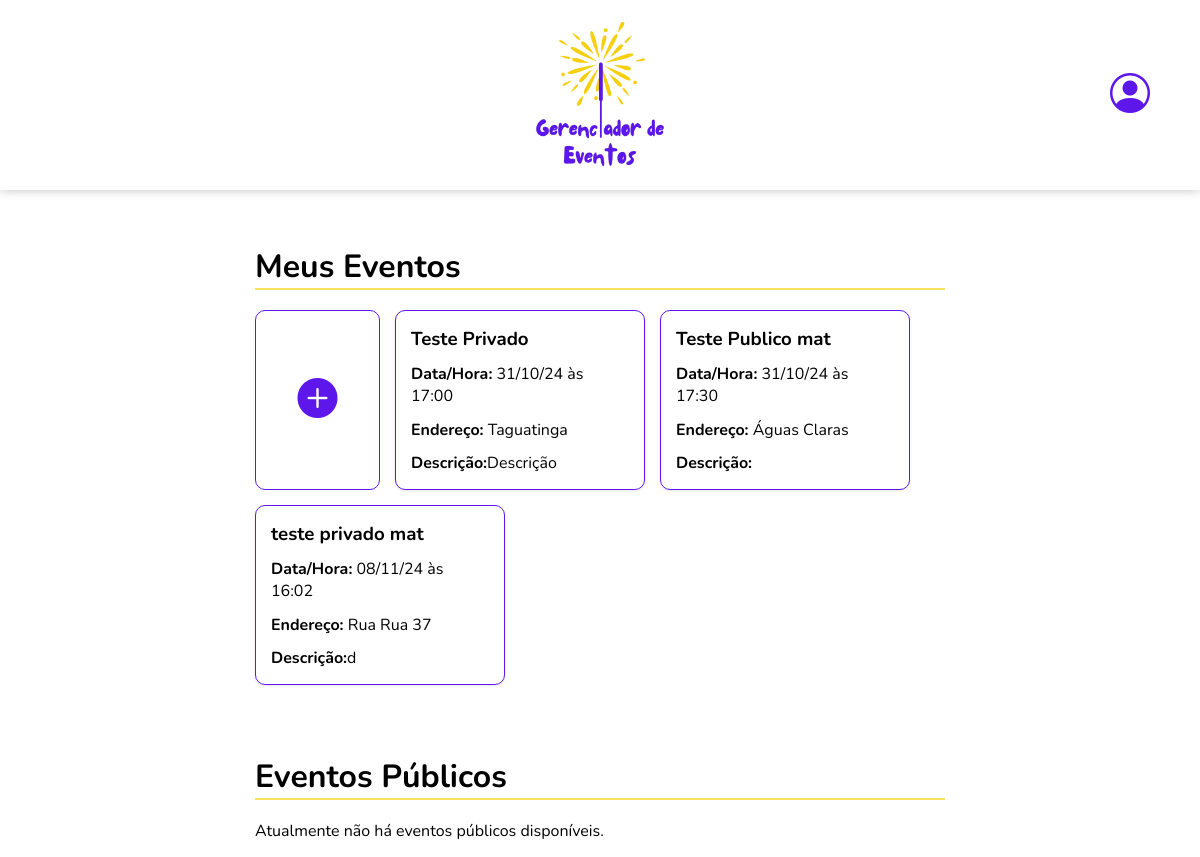
Screenshot of /usuarios/principal/ (signed in) with the database file from the repository.
### eventos/models.py (models this page shows)
class Evento(models.Model):
    nome = models.CharField(max_length=100)
    data_hora = models.DateTimeField()
    endereco = models.CharField(max_length=255)
    descricao = models.TextField(blank=True, null=True)
    limite_convidados = models.PositiveIntegerField()
    visibilidade = models.CharField(max_length=7, choices=[('publico', 'Público'), ('privado', 'Privado')])
    criador = models.ForeignKey(Usuario, on_delete=models.CASCADE)
    convidados = models.ManyToManyField(Usuario, related_name='eventos_inscritos', blank=True)

### usuarios/views.py (the view)
# urls.py: path('principal/', views.pagina_principal, name='pagina_principal'),
@login_required
def pagina_principal(request):
    eventos_usuario = Evento.objects.filter(
        Q(criador=request.user) | Q(convidados=request.user)
    ).distinct()
    eventos_publicos = Evento.objects.filter(visibilidade='publico').exclude(
        Q(convidados=request.user) | Q(criador=request.user)
    )
    context = {
        'eventos_usuario': eventos_usuario,  # Meus eventos (criados ou inscritos)
        'eventos_publicos': eventos_publicos,  # Eventos públicos (não inscritos)
    }
    return render(request, 'usuarios/pagina_principal.html', context)

### usuarios/templates/usuarios/pagina_principal.html (shortened to what this page needs)
<!DOCTYPE html>
<html lang="pt-br">
<head>
    <link rel="stylesheet" href="https://cdn.jsdelivr.net/npm/bootstrap-icons/font/bootstrap-icons.css">
    {% load static %}
    <link rel="stylesheet" href="{% static 'css/pagina_principal.css' %}">
</head>
<body>
    <header>
        <img src="{% static 'images/event-manager.png' %}" alt="Logo Gerenciador de Eventos">
        <a href="{% url 'perfil_usuario' %}" class="btn-perfil">
            <i class="bi bi-person-circle"></i>
        </a>
    </header>
    <div class="section">
        <h1>Meus Eventos</h1>
        <hr class="hr-eventos">
        <div class="meus-eventos">
            <a href="{% url 'criar_evento' %}" class="create-event-btn">
                <i class="bi bi-plus-circle-fill"></i>
            </a>
            {% for evento in eventos_usuario %}
                <a href="{% url 'detalhes_evento' evento.id %}" class="event-card-link">
                    <div class="event-card">
                        <h3>{{ evento.nome }}</h3>
                        <p><strong>Data/Hora:</strong> {{ evento.data_hora|date:"d/m/y \à\s H:i" }}</p>
                        <p><strong>Endereço:</strong> {{ evento.endereco }}</p>
                        <p class="descricao"><strong>Descrição:</strong> {{ evento.descricao }}</p>
                    </div>
                </a>
            {% endfor %}
        </div>
    </div>
    <div class="section eventos-publicos-section">
        <h1>Eventos Públicos</h1>
        <hr class="hr-eventos">
        <div class="eventos-publicos">
            {% if eventos_publicos %}
                {% for evento in eventos_publicos %}
                    <a href="{% url 'detalhes_evento' evento.id %}" class="event-card-link">
                        <div class="event-card">
                            <h3>{{ evento.nome }}</h3>
                            <p><strong>Criador:</strong> {{ evento.criador.username }}</p>
                            <p><strong>Data/Hora:</strong> {{ evento.data_hora|date:"d/m/y \à\s H:i" }}</p>
                            <p><strong>Endereço:</strong> {{ evento.endereco }}</p>
                            <p class="descricao"><strong>Descrição:</strong> {{ evento.descricao }}</p>
                        </div>
                    </a>
                {% endfor %}
            {% else %}
                <p>Atualmente não há eventos públicos disponíveis.</p>
            {% endif %}
        </div>
    </div>
</body>
</html>

### usuarios/static/css/pagina_principal.css (style rules this page uses)
* { margin: 0; padding: 0; box-sizing: border-box; }
body { font-family: 'Nunito', sans-serif; background-color: #ffffff; margin: 0; }
header { display: flex; justify-content: center; align-items: center; position: relative; padding: 20px; box-shadow: 0 0 10px rgba(0, 0, 0, 0.250); }
header img { display: block; width: 150px; margin: auto; }
.btn-perfil { position: absolute; right: 50px; color: #5E17EB; font-size: 24px; text-decoration: none; transition: 0.3s; }
i { font-size: 40px; }
.section { width: 60%; margin: auto; margin-top: 40px; padding: 15px; }
.hr-eventos { margin-bottom: 20px; border: 1px solid #f6d30ba9; }
.meus-eventos, .eventos-publicos { display: flex; flex-wrap: wrap; gap: 15px; }
.create-event-btn { display: flex; align-items: center; justify-content: center; width: 125px; height: 180px; color: #5E17EB; border: 1px solid #5E17EB; border-radius: 10px; transition: 0.3s; }
.create-event-btn i { font-size: 40px; }
.event-card-link { text-decoration: none; color: black; transition: 0.3s; }
.meus-eventos .event-card, .eventos-publicos .event-card { width: 250px; height: 180px; padding: 15px; box-shadow: 0 1px 3px rgba(0, 0, 0, 0.1); border: 1px solid #5E17EB; border-radius: 10px; display: flex; flex-direction: column; justify-content: space-between; overflow: hidden; }
.event-card p.descricao { display: -webkit-box; line-clamp: 2; -webkit-box-orient: vertical; overflow: hidden; text-overflow: ellipsis; white-space: normal; }

### rows the page displays
Evento: nome "Teste Privado", data_hora "31/10/24 às 17:00", endereco "Taguatinga", descricao "Descrição"
Evento: nome "Teste Publico mat", data_hora "31/10/24 às 17:30", endereco "Águas Claras"
Evento: nome "teste privado mat", data_hora "08/11/24 às 16:02", endereco "Rua Rua 37", descricao "d"
